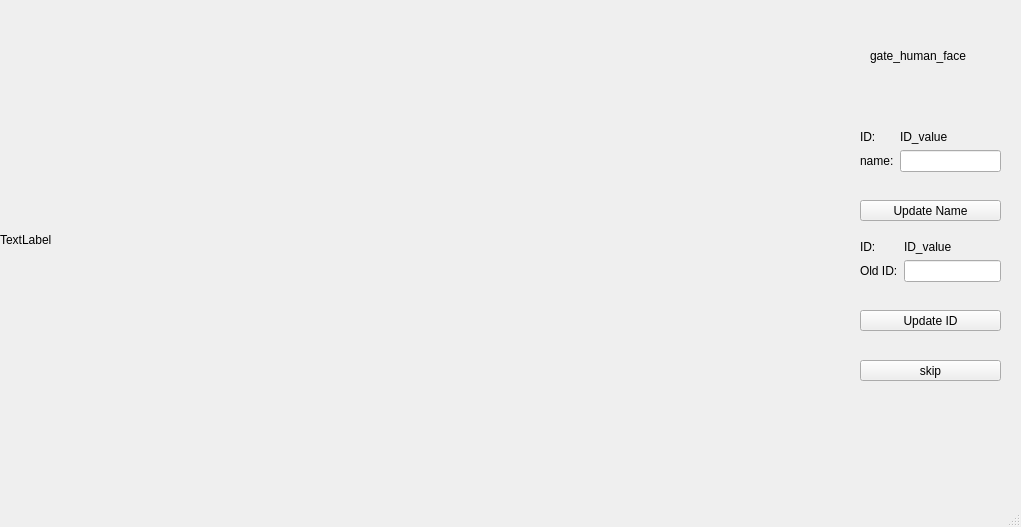
<?xml version="1.0" encoding="UTF-8"?>
<ui version="4.0">
 <class>MainWindow</class>
 <widget class="QMainWindow" name="MainWindow">
  <property name="geometry">
   <rect>
    <x>0</x>
    <y>0</y>
    <width>1021</width>
    <height>527</height>
   </rect>
  </property>
  <property name="windowTitle">
   <string>MainWindow</string>
  </property>
  <widget class="QWidget" name="centralwidget">
   <widget class="QLabel" name="gate_label_image">
    <property name="geometry">
     <rect>
      <x>0</x>
      <y>0</y>
      <width>854</width>
      <height>480</height>
     </rect>
    </property>
    <property name="text">
     <string>TextLabel</string>
    </property>
   </widget>
   <widget class="QLabel" name="label_7">
    <property name="geometry">
     <rect>
      <x>870</x>
      <y>0</y>
      <width>112</width>
      <height>112</height>
     </rect>
    </property>
    <property name="text">
     <string>gate_human_face</string>
    </property>
   </widget>
   <widget class="QWidget" name="formLayoutWidget_2">
    <property name="geometry">
     <rect>
      <x>860</x>
      <y>130</y>
      <width>141</width>
      <height>67</height>
     </rect>
    </property>
    <layout class="QFormLayout" name="formLayout_2">
     <item row="0" column="0">
      <widget class="QLabel" name="label_8">
       <property name="text">
        <string>ID:</string>
       </property>
      </widget>
     </item>
     <item row="0" column="1">
      <widget class="QLabel" name="label_10">
       <property name="text">
        <string>ID_value</string>
       </property>
      </widget>
     </item>
     <item row="1" column="0">
      <widget class="QLabel" name="label_9">
       <property name="text">
        <string>name:</string>
       </property>
      </widget>
     </item>
     <item row="1" column="1">
      <widget class="QLineEdit" name="lineEdit_2"/>
     </item>
    </layout>
   </widget>
   <widget class="QPushButton" name="pushButton">
    <property name="geometry">
     <rect>
      <x>860</x>
      <y>200</y>
      <width>141</width>
      <height>21</height>
     </rect>
    </property>
    <property name="text">
     <string>Update Name</string>
    </property>
   </widget>
   <widget class="QPushButton" name="pushButton_2">
    <property name="geometry">
     <rect>
      <x>860</x>
      <y>310</y>
      <width>141</width>
      <height>21</height>
     </rect>
    </property>
    <property name="text">
     <string>Update ID</string>
    </property>
   </widget>
   <widget class="QWidget" name="formLayoutWidget_3">
    <property name="geometry">
     <rect>
      <x>860</x>
      <y>240</y>
      <width>141</width>
      <height>67</height>
     </rect>
    </property>
    <layout class="QFormLayout" name="formLayout_3">
     <item row="0" column="0">
      <widget class="QLabel" name="label_11">
       <property name="text">
        <string>ID:</string>
       </property>
      </widget>
     </item>
     <item row="0" column="1">
      <widget class="QLabel" name="label_12">
       <property name="text">
        <string>ID_value</string>
       </property>
      </widget>
     </item>
     <item row="1" column="0">
      <widget class="QLabel" name="label_13">
       <property name="text">
        <string>Old ID:</string>
       </property>
      </widget>
     </item>
     <item row="1" column="1">
      <widget class="QLineEdit" name="lineEdit_3"/>
     </item>
    </layout>
   </widget>
   <widget class="QPushButton" name="pushButton_3">
    <property name="geometry">
     <rect>
      <x>860</x>
      <y>360</y>
      <width>141</width>
      <height>21</height>
     </rect>
    </property>
    <property name="text">
     <string>skip</string>
    </property>
   </widget>
  </widget>
  <widget class="QMenuBar" name="menubar">
   <property name="geometry">
    <rect>
     <x>0</x>
     <y>0</y>
     <width>1021</width>
     <height>20</height>
    </rect>
   </property>
  </widget>
  <widget class="QStatusBar" name="statusbar"/>
 </widget>
 <resources/>
 <connections/>
</ui>
